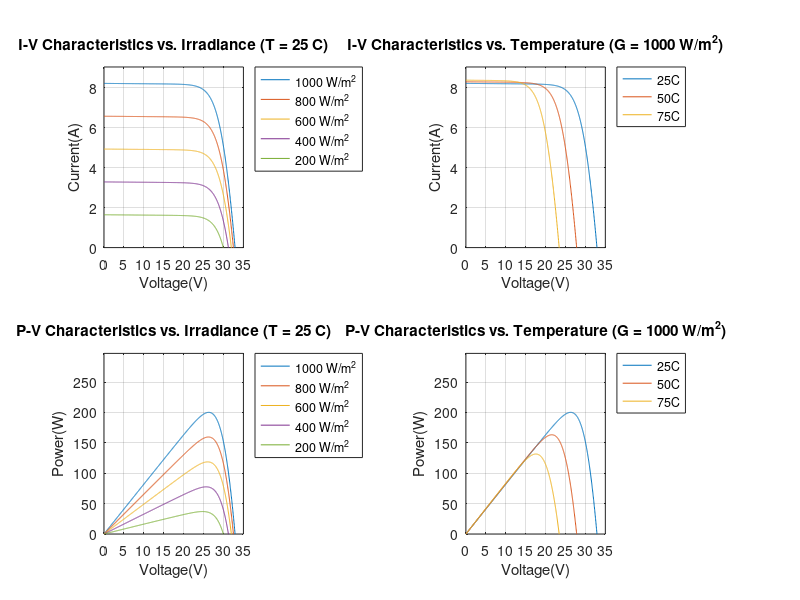

This figure's MATLAB source:
% Datasheet parameters at STC (G=1000 W/m^2, T=25 C)

Pmax = 200.143;
Vmp = 26.3;
Imp = 7.61;
Voc = 32.9;
Isc = 8.21;
Kv = -0.123;
Ki = 0.0032;
Ns = 54;

% Physical constants
q  = 1.602176634e-19;  % electron charge, Coulombs
k  = 1.380649e-23;     % Boltzmann constant, J/K
n  = 1.3;              % diode ideality factor (assumed)
Tstc = 25 + 273.15;    % STC temperature in Kelvin
Gstc = 1000;           % Irradiance at STC in W/m^2
Eg = 1.12;             % Band gap energy

% Thermal Voltage
Vt = Ns*k*Tstc/q;

printf("Thermal Voltage = %.4f \n", Vt);

% Solving the 4 equations to get the photocurrent, reverse-saturation current, series and shunt resistance
function F = func1(x, Isc, Voc, Imp, Vmp, n, Vt)
  Iph = x(1);
  I0  = x(2);
  Rs  = x(3);
  Rsh = x(4);

  G1 = (I0/(n*Vt))*(exp((Vmp + Imp*Rs)/(n*Vt)));

  F(1) = Isc - Iph + (Isc*Rs)/(Rsh) + I0*(exp((Isc*Rs)/(n*Vt))-1);
  F(2) = Iph - (Voc/Rsh) - I0*(exp((Voc/(n*Vt)))-1);
  F(3) = Iph - Imp - ((Vmp + Imp*Rs)/Rsh) - I0*(exp((Vmp + Imp*Rs)/(n*Vt))-1);
  F(4) = -((G1 + 1/(Rsh))/(1 + Rs*(G1 + 1/(Rsh)))) + (Imp/Vmp);

end
x0 = [Isc; 1e-9; 0.5; 1000];        % initial guess

% Alloting the solutions from the solver to the respective terms
F_handle = @(x) func1(x, Isc, Voc, Imp, Vmp, n, Vt);
x_sol = fsolve(F_handle, x0);
Iph = x_sol(1);
I0  = x_sol(2);
Rs  = x_sol(3);
Rsh = x_sol(4);

printf("Iph = %.4f A \n", Iph);
printf("I0 = %.4e A \n", I0);
printf("Rs = %.4f ohms \n", Rs);
printf("Rsh = %.4f ohms \n", Rsh);

% Solving for finding V and I respectively
function F = func2(I, V, Iph, I0, Rs, Rsh, n, Vt)
  F = I - Iph + ((V+I*Rs)/Rsh) + I0*(exp((V + I*Rs)/(n*Vt)) - 1);
end

V_axis1 = linspace(0, Voc, 1000);
I_axis1 = zeros(size(V_axis1));
for i = 1:length(V_axis1)
  I_eq = @(I) func2(I, V_axis1(i), Iph, I0, Rs, Rsh, n, Vt);
  I_axis1(i) = fzero(I_eq, Isc);
end

P_axis1 = V_axis1.*I_axis1;

Iph_stc = Iph;
I0_stc = I0;

function [Iph_new, I0_new] = correct_param(G, T, Eg, Iph_stc, I0_stc, Ki, q, k, n, Ns, Gstc, Tstc)
  Iph_new = Iph_stc*(G/Gstc)+Ki*(T - Tstc);
  I0_new = I0_stc*((T/Tstc)^3)*(exp(((q*Eg)/(n*k))*((1/Tstc)-(1/T))));
end

% for different irradiance values
G_values = [1000, 800, 600, 400, 200];
T = Tstc;
I_curvesG = zeros(length(V_axis1), length(G_values));

for i = 1:length(G_values)
  [Iph_new, I0_new] = correct_param(G_values(i), T, Eg, Iph_stc, I0_stc, Ki, q, k, n, Ns, Gstc, Tstc);
  printf("Iph_new = %.4f\n", Iph_new);
  printf("I0_new = %.4e\n", I0_new);

  for m = 1:length(V_axis1)
    I_eq = @(I) func2(I, V_axis1(m), Iph_new, I0_new, Rs, Rsh, n, Vt);
    I_curvesG(m, i) = fzero(I_eq, Isc);
  end
end

% for different Temperature values
T_values = [25+273.15, 50+273.15, 75+273.15];
G = Gstc;
I_curvesT = zeros(length(V_axis1), length(T_values));

for i = 1:length(T_values)
  [Iph_new, I0_new] = correct_param(G, T_values(i), Eg, Iph_stc, I0_stc, Ki, q, k, n, Ns, Gstc, Tstc);

  for m = 1:length(V_axis1)
    I_eq = @(I) func2(I, V_axis1(m), Iph_new, I0_new, Rs, Rsh, n, Vt);
    I_curvesT(m, i) = fzero(I_eq, Isc);
  end
end

figure;
subplot(2,2,1);
hold on;
box on;
for i = 1:length(G_values)
  plot(V_axis1, I_curvesG(:,i));
end
hold off;
xlabel("Voltage(V)");
ylabel("Current(A)"); ylim([0, Isc*1.1]);
grid on;
legend('1000 W/m^2', '800 W/m^2', '600 W/m^2', '400 W/m^2', '200 W/m^2', 'Location', 'northeastoutside');
title('I-V Characteristics vs. Irradiance (T = 25 C)', 'FontWeight', 'bold');

subplot(2,2,3);
hold on;
box on;
for i = 1:length(G_values)
  P_curvesG(:,i) = V_axis1' .* I_curvesG(:,i);
  plot(V_axis1, P_curvesG(:,i));
end
xlabel("Voltage(V)");
ylabel("Power(W)"); ylim([0, Voc*Isc*1.1]);
grid on;
legend('1000 W/m^2', '800 W/m^2', '600 W/m^2', '400 W/m^2', '200 W/m^2', 'Location', 'northeastoutside');
title('P-V Characteristics vs. Irradiance (T = 25 C)', 'FontWeight', 'bold');


subplot(2,2,2);
hold on;
box on;
for i = 1:length(T_values)
  plot(V_axis1, I_curvesT(:,i));
end
xlabel("Voltage(V)");
ylabel("Current(A)"); ylim([0, Isc*1.1]);
grid on;
legend('25C', '50C', '75C',  'Location', 'northeastoutside');
title('I-V Characteristics vs. Temperature (G = 1000 W/m^2)', 'FontWeight', 'bold');

subplot(2,2,4);
hold on;
box on;
for i = 1:length(T_values)
  P_curvesT(:,i) = V_axis1' .* I_curvesT(:,i);
  plot(V_axis1, P_curvesT(:,i));
end
xlabel("Voltage(V)");
ylabel("Power(W)"); ylim([0, Voc*Isc*1.1]);
grid on;
legend('25C', '50C', '75C', 'Location', 'northeastoutside');
title('P-V Characteristics vs. Temperature (G = 1000 W/m^2)', 'FontWeight', 'bold');
